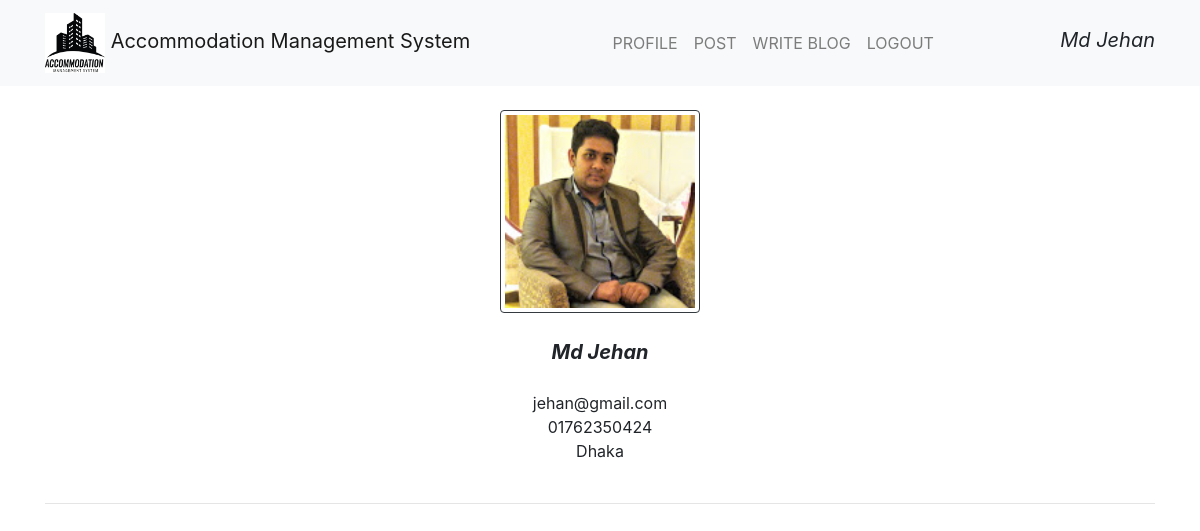
The page /profile.php (signed in) on the database its author committed.
### tables this page shows
CREATE TABLE `registration` (
  `id` int(11) NOT NULL,
  `firstname` varchar(50) NOT NULL,
  `phonenumber` varchar(50) NOT NULL,
  `email` varchar(50) NOT NULL,
  `password` varchar(50) NOT NULL,
  `address` varchar(100) NOT NULL,
  `image` blob NOT NULL
);

### profile.php (the view, shortened to what this page needs)
<?php
    $id = $_SESSION['userid'];
    $con = mysqli_connect("localhost","root","","fsf");
    $sql = "select * from registration where id = $id";
    $query = mysqli_query($con,$sql);
    $row = mysqli_fetch_assoc($query);
?>
<!DOCTYPE html>
<hrml>
    <head>
        <link rel="stylesheet" href="profile.css">
        <link rel="stylesheet" href="https://stackpath.bootstrapcdn.com/bootstrap/4.3.1/css/bootstrap.min.css">
    </head>
    <body>
        <nav class="navbar navbar-light bg-light navbar-expand-md">
            <div class="container">
                <a class="navbar-brand" href="profile.php"><img src="images/logo.jpg" height="60px" width="60px"> Accommodation Management System</a>
                <ul class="navbar-nav mx-auto">
                    <li class="navbar-item">
                        <a class="nav-link" href="profile.php">PROFILE</a>
                    </li>
                    <li class="navbar-item">
                        <a class="nav-link" href="addpost.php">POST</a>
                    </li>
                    <li class="navbar-item">
                        <a class="nav-link" href="writeblog.php?uid=<?php echo $row["id"]; ?>">WRITE BLOG</a>
                    </li>
                    <li class="navbar-item">
                        <a class="nav-link" href="logout.php">LOGOUT</a>
                    </li>
                </ul>
                <?php
                    echo "<p style=' font-size: 20px; padding-top: 10px'>"."<i>".$row["firstname"]."</i>"."</p>";
                ?>
            </div>
        </nav>
        <br />
        <div class="container" style="text-align: center">
            <img src="<?php echo 'imgs/' . $row['image'] ?>" width="200" height="220" alt='Profile pic' class="border border-dark img-thumbnail"><br /><br />
            <?php
                echo "<i style='font-size: 20px'>"."<b>".$row["firstname"]."</i>"."</b>"."<br /><br />";
                echo $row["email"]."<br />";
                echo $row["phonenumber"]."<br />";
                echo $row["address"];
                echo "<br />";
                echo "<br />";
            ?>
            <hr>
        </div>
    </body>
</hrml>

### rows shown on the page
registration: firstname "Md Jehan", image (picture), email "jehan@gmail.com", phonenumber "01762350424", address "Dhaka"
